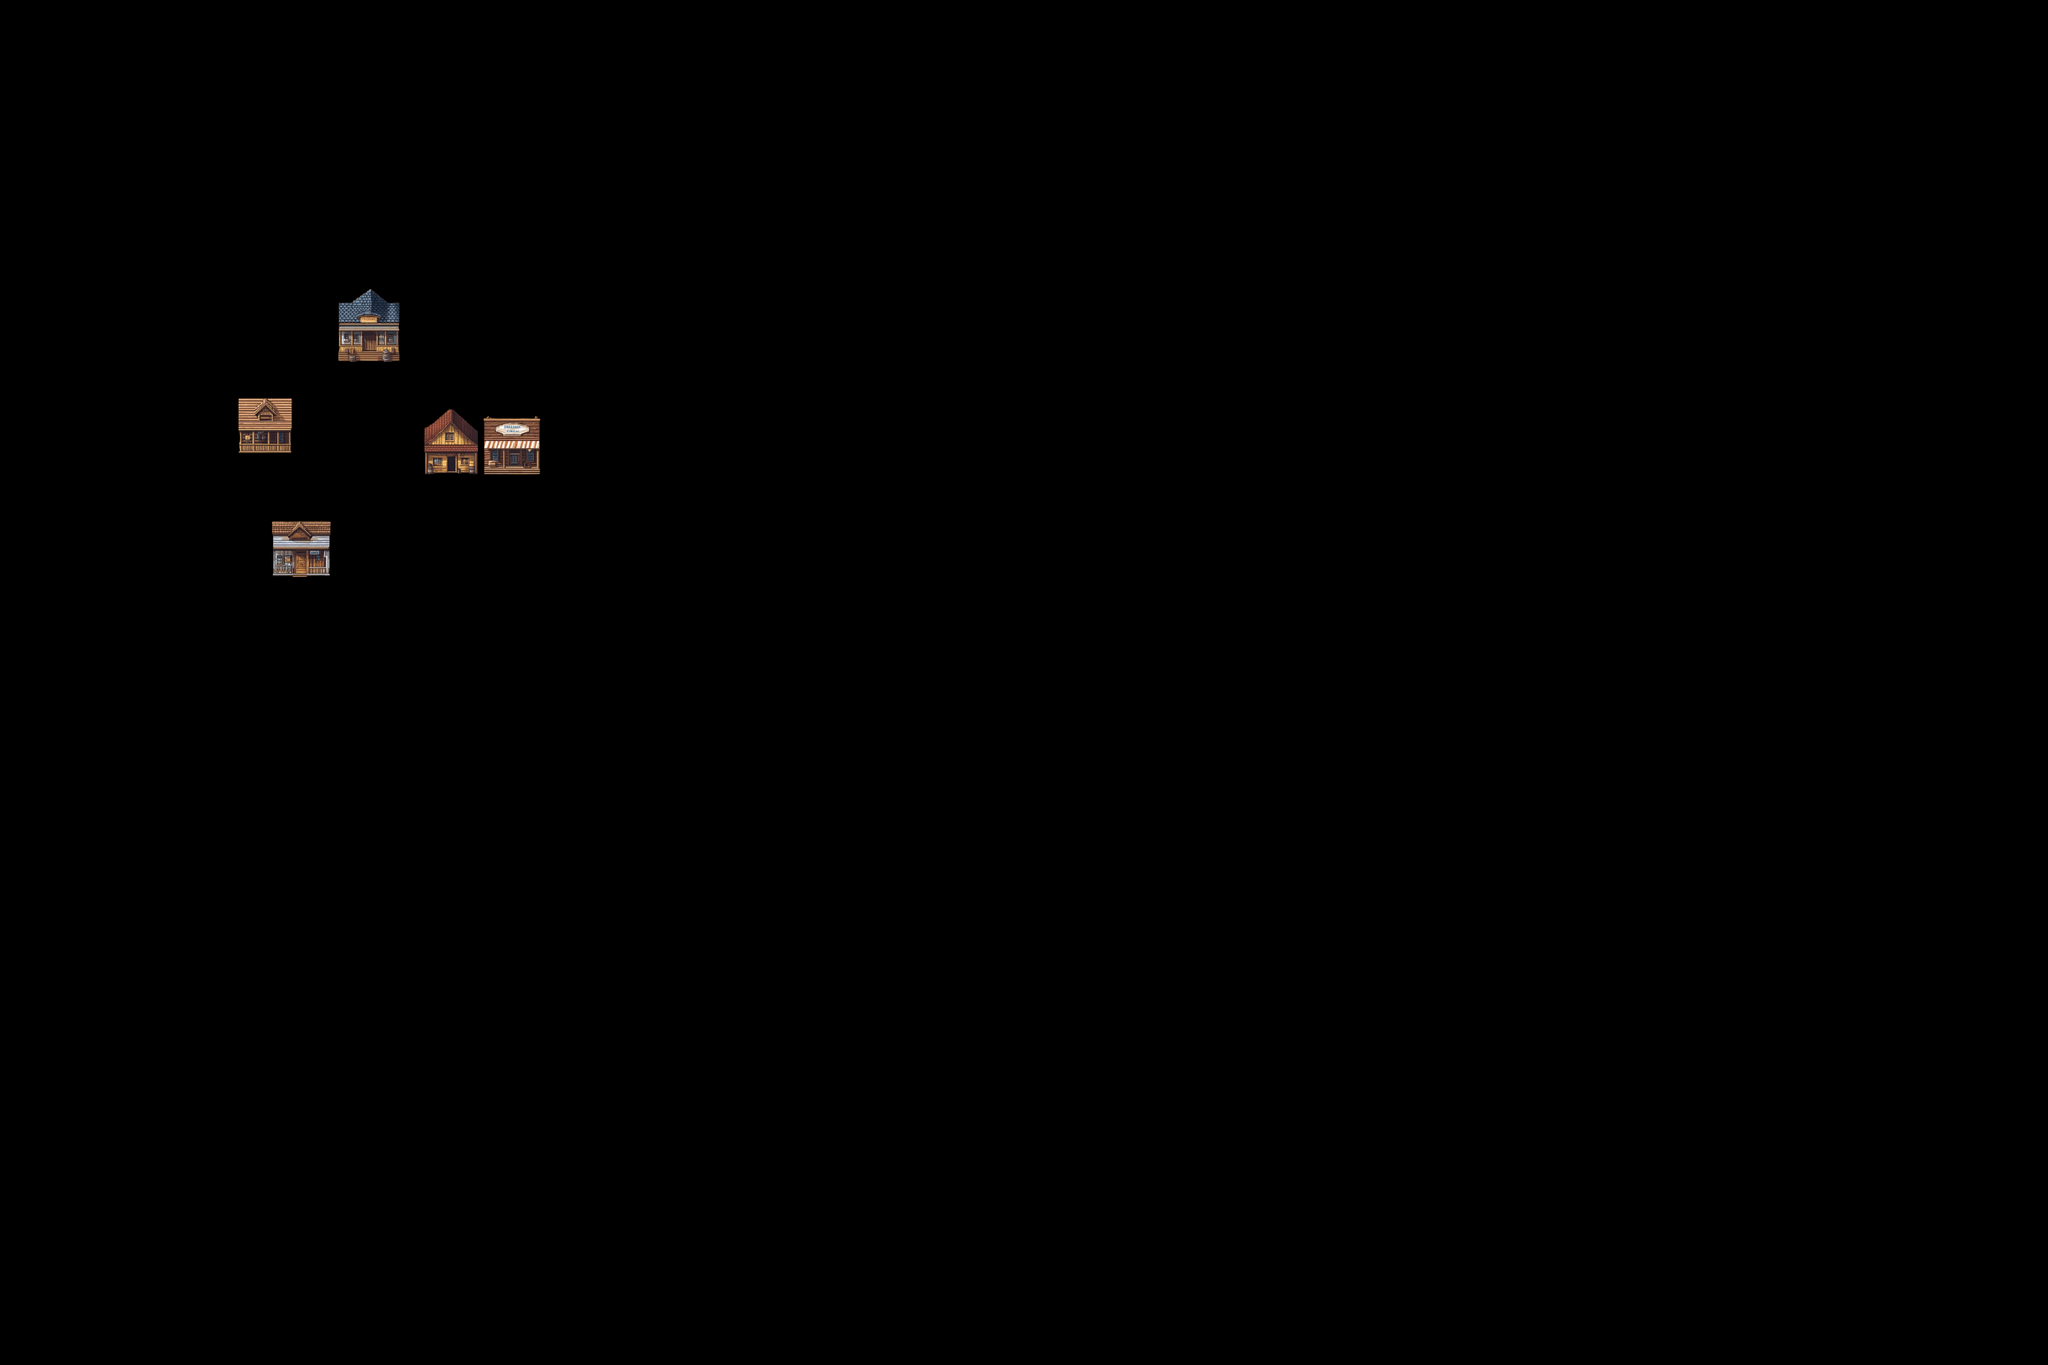

The image is a tile-based game level rendered from a .tmx file. Its description and source (layers, tilesets, objects; grid data summarised) follow:
An orthogonal 300x200 tile map with 16x16 px tiles, 2 tile layers (Calque de Tuiles 1, Calque de Tuiles 2), 2 tilesets.

<map version="1.10" tiledversion="1.11.0" orientation="orthogonal" renderorder="right-down" width="300" height="200" tilewidth="16" tileheight="16" infinite="0" nextlayerid="3" nextobjectid="1">
 <tileset firstgid="1" source="../[Base]BaseChip_pipo.tsx" />
 <tileset firstgid="1" source="../title_set_house.tsx" />
 <layer id="1" name="Calque de Tuiles 1" width="300" height="200">
  <data>[60000 cells, 0 non-empty, 0 distinct tile ids]</data>
 </layer>
 <layer id="2" name="Calque de Tuiles 2" width="300" height="200">
  <data>[60000 cells, 452 non-empty, 452 distinct tile ids]</data>
 </layer>
</map>
